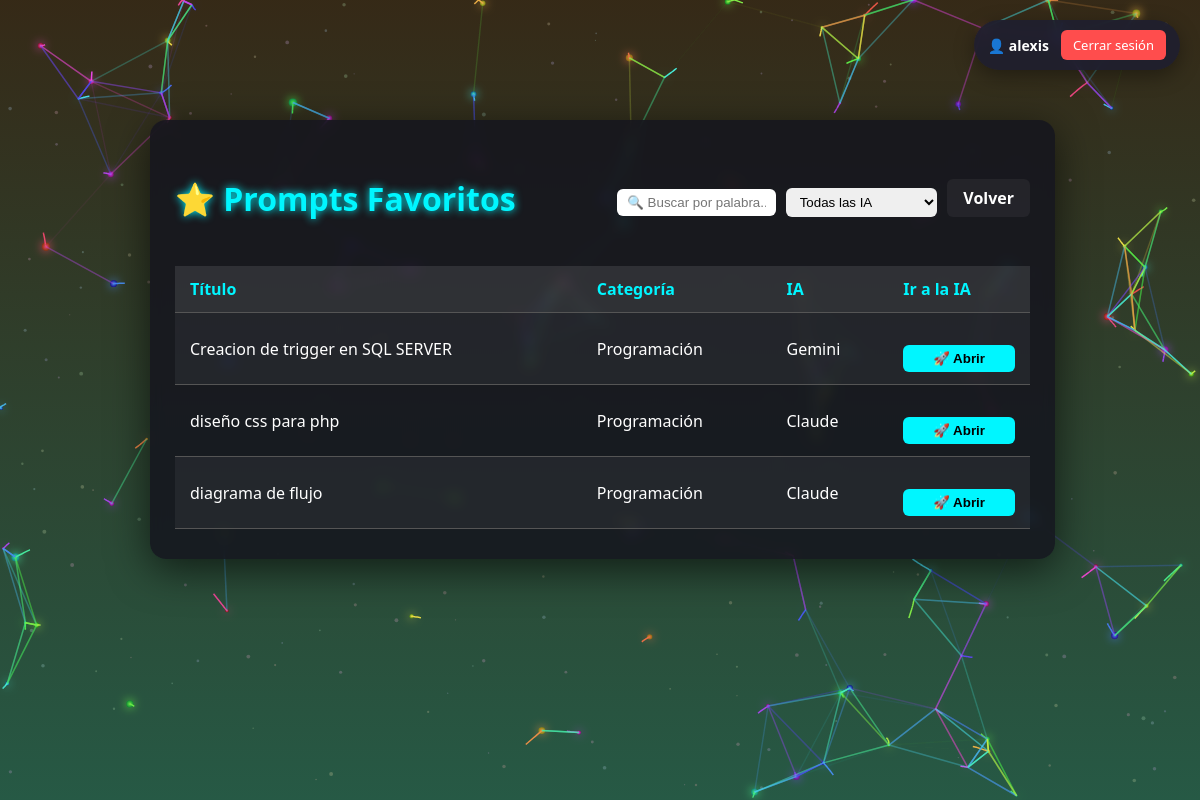
The app's page /SistemaInformacion1/public/favorites.php (signed in) with its own data.
### tables this page shows
CREATE TABLE `prompt` (
  `id` int(11) NOT NULL,
  `titulo_contenido` varchar(150) NOT NULL,
  `descripcion` varchar(500) DEFAULT NULL,
  `fecha_creacion` datetime NOT NULL DEFAULT current_timestamp(),
  `ia_destino` varchar(100) DEFAULT NULL,
  `es_favoritado` tinyint(1) NOT NULL DEFAULT 0,
  `version_actual` int(11) DEFAULT NULL,
  `id_categoria` int(11) NOT NULL,
  `idUsuario` int(11) NOT NULL
);

CREATE TABLE `categoria` (
  `id` int(11) NOT NULL,
  `nombre` varchar(100) NOT NULL,
  `descripcion` varchar(255) DEFAULT NULL,
  `color` varchar(30) DEFAULT NULL
);

### SistemaInformacion1/public/favorites.php (the view, shortened to what this page needs)
<?php
include '../config/db.php';
include '../partials/header.php';
$sql = "SELECT
            p.id,
            p.titulo_contenido,
            p.descripcion,
            c.nombre AS categoria,
            p.ia_destino,
            v.contenido
        FROM Favorito f
        JOIN Prompt p ON f.id_prompt = p.id
        JOIN Categoria c ON p.id_categoria = c.id
        LEFT JOIN Version v
            ON p.id = v.id_prompt AND v.numero = p.version_actual
        WHERE f.id_usuario = :idUsuario";
$stmt = $conn->prepare($sql);
$stmt->execute(['idUsuario' => $_SESSION['user_id']]);
$favoritos = $stmt->fetchAll(PDO::FETCH_ASSOC);
?>
<canvas id="canvas"></canvas>
<div class="card">
    <div class="card-header">
        <h2>⭐ Prompts Favoritos</h2>
        <div class="filters">
            <input type="text" id="searchInput" placeholder="🔍 Buscar por palabra...">
            <select id="iaFilter">
                <option value="">Todas las IA</option>
            </select>
            <a href="index.php" class="volver-btn">Volver</a>
        </div>
    </div>
    <table class="table">
        <tr>
            <th>Título</th>
            <th>Categoría</th>
            <th>IA</th>
            <th>Ir a la IA</th>
        </tr>
        <?php foreach ($favoritos as $p): ?>
        <tr class="prompt-row"
            data-title="<?= strtolower($p['titulo_contenido']) ?>"
            data-content="<?= strtolower($p['contenido']) ?>"
            data-ia="<?= $p['ia_destino'] ?>">
            <td>
                <a href="#" onclick="openModal(<?= htmlspecialchars(json_encode($p)) ?>)">
                    <?= $p['titulo_contenido'] ?>
                </a>
            </td>
            <td><?= $p['categoria'] ?></td>
            <td><?= $p['ia_destino'] ?></td>
            <td>
                <button class="open-ai-btn"
                    onclick="openInAI(`<?= htmlspecialchars(addslashes($p['contenido'])) ?>`, '<?= $p['ia_destino'] ?>')">
                    🚀 Abrir
                </button>
            </td>
        </tr>
        <?php endforeach; ?>
    </table>
</div>

### SistemaInformacion1/assets/css/style.css (style rules this page uses)
html, body { margin: 0; padding: 0; min-height: 100vh; overflow-x: hidden; font-family: 'Segoe UI', Tahoma, Geneva, Verdana, sans-serif; color: #fff; }
body { background: linear-gradient(135deg, #0f2027, #203a43, #2c5364); }
canvas { position: fixed; inset: 0; z-index: 0; pointer-events: none; display: block; }
.card { position: relative; z-index: 2; max-width: 700px; margin: auto; padding: 40px; background: rgba(20, 20, 30, 0.85); border-radius: 16px; text-align: center; box-shadow: 0 8px 30px rgba(0,0,0,0.6); backdrop-filter: blur(5px); transition: transform 0.3s; }
h1, h2 { text-align: center; }
input, textarea, select { width: 100%; padding: 10px; margin-top: 8px; border-radius: 8px; border: none; }
button { background: #00ff9c; border: none; padding: 12px; width: 100%; margin-top: 20px; border-radius: 10px; font-weight: bold; cursor: pointer; }
.table { width: 100%; margin-top: 20px; border-collapse: collapse; }
.table th, .table td { padding: 12px; border-bottom: 1px solid #555; }

### SistemaInformacion1/public/favorites.php (style rules this page uses)
body, html { margin: 0; padding: 0; font-family: 'Segoe UI', Tahoma, Geneva, Verdana, sans-serif; overflow-x: hidden; height: 100%; }
canvas { display: block; position: fixed; top: 0; left: 0; z-index: 0; width: 100%; height: 100%; }
.card { position: relative; z-index: 1; max-width: 900px; width: 95%; margin: 20px auto 40px; padding: 30px 25px; background: rgba(20,20,30,0.85); border-radius: 16px; color: #fff; box-shadow: 0 10px 40px rgba(0,0,0,0.6); backdrop-filter: blur(6px); }
.card-header { display: flex; justify-content: space-between; align-items: center; }
.card-header h2 { font-size: 2rem; color: #00f6ff; text-shadow: 0 0 8px #00f6ff; }
.volver-btn { text-decoration: none; padding: 8px 16px; background: rgba(255,255,255,0.05); color: #fff; border-radius: 6px; font-weight: 600; transition: all 0.2s; }
.table { width: 100%; border-collapse: collapse; }
.table th, .table td { padding: 12px 15px; text-align: left; }
.table th { background: rgba(255,255,255,0.1); color: #00f6ff; }
.table tr:nth-child(even) { background: rgba(255,255,255,0.05); }
.table a { color: #fff; text-decoration: none; transition: all 0.2s; }
.filters { display: flex; gap: 10px; align-items: center; }
.filters input, .filters select { padding: 6px 10px; border-radius: 6px; border: none; outline: none; }
.open-ai-btn { background: #00f6ff; border: none; padding: 6px 10px; border-radius: 6px; cursor: pointer; font-weight: bold; }
canvas { position: fixed; top: 0; left: 0; z-index: 0; pointer-events: none; }
.container-center, .card { position: relative; z-index: 2; }
html, body { margin: 0; padding: 0; overflow-x: hidden; overflow-y: auto; }

### records on screen
prompt: titulo_contenido "Creacion de trigger en SQL SERVER", id_categoria.nombre "Programación", ia_destino "Gemini"
prompt: titulo_contenido "diseño css para php", id_categoria.nombre "Programación", ia_destino "Claude"
prompt: titulo_contenido "diagrama de flujo", id_categoria.nombre "Programación", ia_destino "Claude"

### other values on screen
$_SESSION['user_name'] "alexis"
